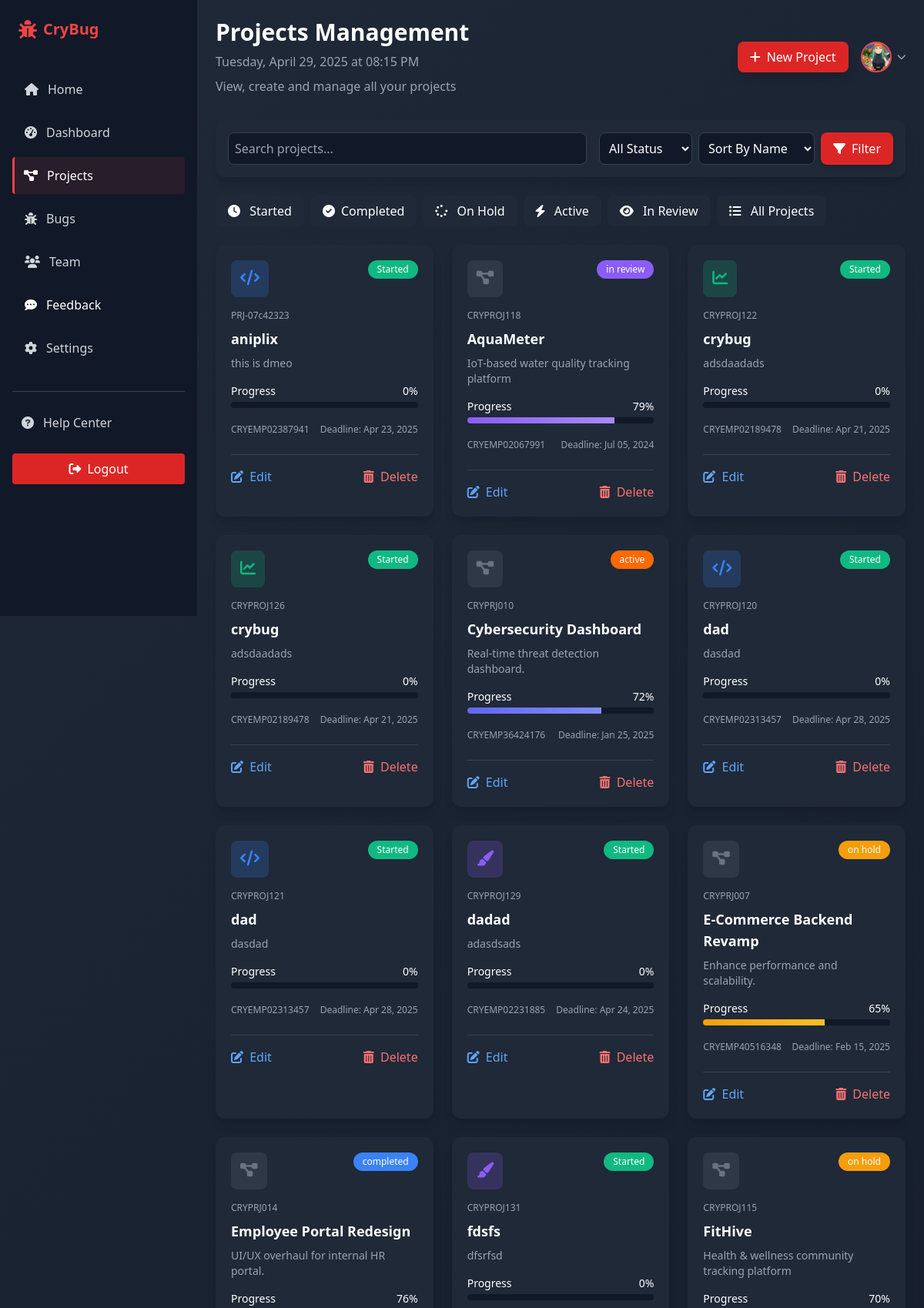
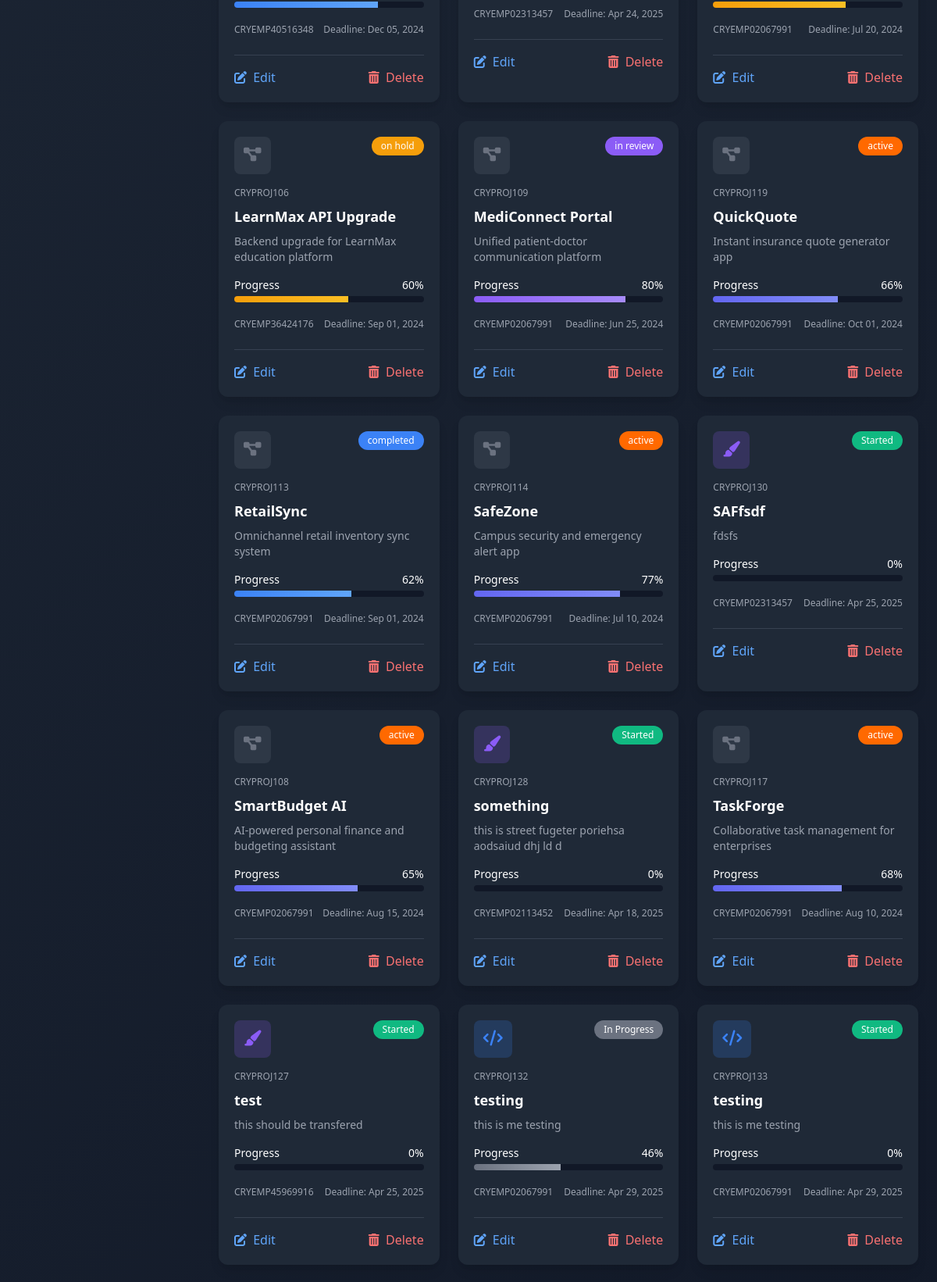
Page /profile/project.php (signed in, upper part) on the committed database (2 pictures, top to bottom).
### tables this page shows
CREATE TABLE `project` (
  `project_id` varchar(255) NOT NULL,
  `project_name` varchar(255) DEFAULT NULL,
  `project_descp` varchar(100) DEFAULT NULL,
  `project_start_date` timestamp NULL DEFAULT CURRENT_TIMESTAMP,
  `project_end_date` timestamp NULL DEFAULT NULL,
  `project_budget` varchar(255) DEFAULT NULL,
  `project_profit` varchar(255) DEFAULT NULL,
  `project_progress` int DEFAULT NULL,
  `project_rating` float DEFAULT NULL,
  `project_status` varchar(255) DEFAULT NULL,
  `project_priority` varchar(255) NOT NULL,
  `category` varchar(255) NOT NULL,
  `project_alloc_mag` varchar(255) DEFAULT NULL,
  `project_alloc_cmp` varchar(255) DEFAULT NULL,
  `project_alloc_emp` varchar(255) DEFAULT NULL,
  `created_at` timestamp NULL DEFAULT CURRENT_TIMESTAMP
);

### profile/project.php (the view, shortened to what this page needs)
<?php
$mag_id = $_SESSION['mag_id'];
$ManagerProfile = $_SESSION['mag_profile'] ;
include "connection.php" ;
function generateProjectID($con) {
    $sql = "SELECT project_id FROM project WHERE project_id LIKE 'CRYPROJ%' ORDER BY project_id DESC LIMIT 1";
    $result = $con->query($sql);
    if ($result->num_rows > 0) {
        $row = $result->fetch_assoc();
        $lastID = $row['project_id'];
        $lastNumber = intval(substr($lastID, 7));
        $newNumber = $lastNumber + 1;
    } else {
        $newNumber = 101;
    }
    return 'CRYPROJ' . $newNumber;
}
$sort_by = isset($_GET['sort']) ? $con->real_escape_string($_GET['sort']) : 'project_name';
$query = "SELECT * FROM project WHERE project_alloc_mag = '$mag_id'";
switch ($sort_by) {
    default:
        $query .= " ORDER BY project_name";
}
$result = $con->query($query);
$new_project_id = generateProjectID($con);
?>
<!DOCTYPE html>
<html lang="en">
<head>
  <link rel="stylesheet" href="https://cdnjs.cloudflare.com/ajax/libs/tailwindcss/2.2.19/tailwind.min.css">
  <link rel="stylesheet" href="https://cdnjs.cloudflare.com/ajax/libs/font-awesome/6.0.0-beta3/css/all.min.css">
  <link rel="stylesheet" href="dashboard.css">
  <link rel="stylesheet" href="../src/output.css">
</head>
<body class="bg-gradient-custom text-white min-h-screen font-sans bg-black antialiased">
    <div class="flex flex-col md:flex-row">
        <aside class="sidebar w-64 bg-gray-900 p-4 md:fixed md:h-screen transition-all">
            <div class="flex items-center justify-between mb-8 p-2">
              <div class="flex items-center">
                <i class="fas fa-bug text-red-500 text-2xl mr-2"></i>
                <h1 class="text-xl font-bold text-red-500">CryBug</h1>
              </div>
            </div>
            <nav>
              <ul class="space-y-2">
                <li>
                  <a href="../index.php" class="sidebar-link flex items-center p-3 rounded text-gray-300 hover:text-white" data-title="Home">
                    <i class="fas fa-home mr-3"></i>
                    <span>Home</span>
                  </a>
                </li>
                <li>
                  <a href="dashboard.php" class="sidebar-link flex items-center p-3 rounded text-gray-300 hover:text-white" data-title="Dashboard">
                    <i class="fas fa-tachometer-alt mr-3"></i>
                    <span>Dashboard</span>
                  </a>
                </li>
                <li>
                  <a href="project.php" class="sidebar-link flex active items-center p-3 rounded text-gray-300 hover:text-white" data-title="Projects" data-section="projects-section">
                    <i class="fas fa-project-diagram mr-3"></i>
                    <span>Projects</span>
                  </a>
                </li>
                <li>
                  <a href="bug.php" class="sidebar-link flex items-center p-3 rounded text-gray-300 hover:text-white" data-title="Bugs">
                    <i class="fas fa-bug mr-3"></i>
                    <span>Bugs</span>
                  </a>
                </li>
                <li>
                  <a href="team.php" class="sidebar-link flex items-center p-3 rounded text-gray-300 hover:text-white" data-title="Team">
                    <i class="fas fa-users mr-3"></i>
                    <span>Team</span>
                  </a>
                </li>
                <li>
                  <a href="feedback.php" class="sidebar-link  flex items-center p-3 rounded text-white" data-title="Feedback">
                    <i class="fas fa-comment-dots mr-3"></i>
                    <span>Feedback</span>
                  </a>
                </li>
                <li>
                  <a href="setting.php" class="sidebar-link flex items-center p-3 rounded text-gray-300 hover:text-white" data-title="Settings">
                    <i class="fas fa-cog mr-3"></i>
                    <span>Settings</span>
                  </a>
                </li>
              </ul>
            </nav>
            <div class="mt-auto pt-8">
              <div class="border-t border-gray-700 pt-4">
                <a href="help.php" class="flex items-center p-3 rounded text-gray-300 hover:text-white" data-title="Help Center">
                  <i class="fas fa-question-circle mr-3"></i>
                  <span>Help Center</span>
                </a>
                <a href="logout.php" class="mt-4 w-full bg-red-600 hover:bg-red-700 p-2 rounded flex items-center justify-center">
                  <i class="fas fa-sign-out-alt mr-2"></i>
                  <span>Logout</span>
                </a>
              </div>
            </div>
        </aside>
        <main class="md:ml-64 lg:ml-64 flex-1 p-4 md:p-6 transition-all">
            <div class="flex flex-col md:flex-row justify-between items-start md:items-center mb-8 gap-4">
                <div class="flex flex-col gap-2">
                    <h1 class="text-2xl md:text-3xl font-bold">Projects Management</h1>
                    <p class="text-gray-400" id="currentDateTime">Loading Date and time...</p>
                    <p class="text-gray-400">View, create and manage all your projects</p>
                </div>
                <div class="flex flex-col md:flex-row items-start md:items-center gap-4">
                    <button class="bg-red-600 hover:bg-red-700 px-4 py-2 rounded-lg flex items-center shadow-lg transform transition-transform hover:scale-105" id="addProjectBtn">
                        <i class="fas fa-plus mr-2"></i> New Project
                    </button>
                    <div class="relative">
                        <button id="profileDropdownBtn" class="flex items-center">
                            <?php if (!empty($ManagerProfile) && file_exists($ManagerProfile)): ?>
                                <img src="<?php echo htmlspecialchars($ManagerProfile); ?>" alt="Profile" class="h-10 w-10 rounded-full border-2 border-red-500" />
                            <?php else: ?>
                                <img src="../images/Profile/guest.png" alt="Profile" class="h-10 w-10 rounded-full border-2 border-red-500" />
                            <?php endif; ?>
                            <i class="fas fa-chevron-down ml-2 text-xs text-gray-400"></i>
                        </button>
                    </div>
                </div>
            </div>
            <div class="bg-gray-800 p-4 rounded-xl mb-6 shadow-lg">
                <form method="GET" class="flex flex-col md:flex-row gap-4">
                  <div class="flex-1">
                    <input type="text" name="search" value="<?php echo isset($_GET['search']) ? htmlspecialchars($_GET['search']) : ''; ?>" placeholder="Search projects..." class="w-full bg-gray-900 text-white border border-gray-700 rounded-lg p-2 focus:outline-none focus:border-red-500">
                  </div>
                  <div class="flex gap-2">
                    <select name="status" class="bg-gray-900 text-white border border-gray-700 rounded-lg p-2 focus:outline-none focus:border-red-500">
                      <option value="">All Status</option>
                    </select>
                    <select name="sort" class="bg-gray-900 text-white border border-gray-700 rounded-lg p-2 focus:outline-none focus:border-red-500">
                      <option value="name" <?php echo (isset($_GET['sort']) && $_GET['sort'] == 'name') ? 'selected' : ''; ?>>Sort By Name</option>
                    </select>
                    <button type="submit" class="bg-red-600 hover:bg-red-700 px-4 py-2 rounded-lg flex items-center shadow-md transform transition-transform hover:scale-105">
                      <i class="fas fa-filter mr-2"></i> Filter
                    </button>
                  </div>
                </form>
            </div>
            <div class="flex flex-wrap gap-2 mb-6">
                <a href="?status=Started" class="filter-btn px-4 py-2 bg-gray-800 rounded-lg hover:bg-red-600 transition-all <?php echo (isset($_GET['status']) && $_GET['status'] == 'Started') ? 'active' : ''; ?>">
                    <i class="fas fa-clock mr-2"></i> Started
                </a>
                <a href="?status=Completed" class="filter-btn px-4 py-2 bg-gray-800 rounded-lg hover:bg-red-600 transition-all <?php echo (isset($_GET['status']) && $_GET['status'] == 'Completed') ? 'active' : ''; ?>">
                    <i class="fas fa-check-circle mr-2"></i>Completed
                </a>
                <a href="?status=On Hold" class="filter-btn px-4 py-2 bg-gray-800 rounded-lg hover:bg-red-600 transition-all <?php echo (isset($_GET['status']) && $_GET['status'] == 'On Hold') ? 'active' : ''; ?>">
                    <i class="fas fa-spinner mr-2"></i>  On Hold
                </a>
                <a href="?status=active" class="filter-btn px-4 py-2 bg-gray-800 rounded-lg hover:bg-red-600 transition-all <?php echo (isset($_GET['status']) && $_GET['status'] == 'Active') ? 'active' : ''; ?>">
                    <i class="fas fa-bolt mr-2"></i>  Active
                </a>
                <a href="?status=in review" class="filter-btn px-4 py-2 bg-gray-800 rounded-lg hover:bg-red-600 transition-all <?php echo (isset($_GET['status']) && $_GET['status'] == 'In Review') ? 'active' : ''; ?>">
                      <i class="fas fa-eye mr-2"></i>  In Review
                </a>
                <a href="project.php" class="filter-btn px-4 py-2 bg-gray-800 rounded-lg hover:bg-red-600 transition-all <?php echo (!isset($_GET['status']) || $_GET['status'] == '') ? 'active' : ''; ?>">
                    <i class="fas fa-list-ul mr-2"></i> All Projects
                </a>
            </div>
            <div class="grid grid-cols-1 md:grid-cols-2 lg:grid-cols-3 gap-6 mb-8">
              <?php
              if ($result && $result->num_rows > 0) {
                  while($row = $result->fetch_assoc()) {
                      $statusColor = '';
                      switch(strtolower($row['project_status'])) {
                          case 'started':
                              $statusColor = 'green';
                              $progressColor = 'from-green-500 to-green-400';
                              break;
                          case 'on hold':
                              $statusColor = 'yellow';
                              $progressColor = 'from-yellow-500 to-yellow-400';
                              break;
                          case 'completed':
                              $statusColor = 'blue';
                              $progressColor = 'from-blue-500 to-blue-400';
                              break;
                          case 'active':
                              $statusColor = 'orange';
                              $progressColor = 'from-indigo-500 to-indigo-400';
                              break;
                          case 'in review':
                              $statusColor = 'purple';
                              $progressColor = 'from-purple-500 to-purple-400';
                              break;
                          default:
                              $statusColor = 'gray';
                              $progressColor = 'from-gray-500 to-gray-400';
                      }
                      $iconClass = 'fas fa-project-diagram';
                      $iconBg = 'bg-blue-500';
                      switch(strtolower($row['category'] ?? '')) {
                          case 'development':
                              $iconClass = 'fas fa-code';
                              $iconBg = 'bg-blue-500';
                              break;
                          case 'design':
                              $iconClass = 'fas fa-paint-brush';
                              $iconBg = 'bg-purple-500';
                              break;
                          case 'marketing':
                              $iconClass = 'fas fa-chart-line';
                              $iconBg = 'bg-green-500';
                              break;
                          default:
                              $iconClass = 'fas fa-project-diagram';
                              $iconBg = 'bg-gray-500';
                      }
              ?>
              <div class="bg-gray-800 rounded-xl p-5 card-hover transition-all duration-300 shadow-lg">
                <div class="flex justify-between items-start mb-4">
                  <div class="rounded-lg <?php echo $iconBg; ?> bg-opacity-20 p-3">
                    <i class="<?php echo $iconClass; ?> text-<?php echo str_replace('bg-', '', $iconBg); ?> text-xl"></i>
                  </div>
                  <div class="bg-<?php echo $statusColor; ?>-500 text-xs py-1 px-3 rounded-full">
                    <?php echo htmlspecialchars($row['project_status']); ?>
                  </div>
                </div>
                <div class="mb-2 text-xs text-gray-400"><?php echo htmlspecialchars($row['project_id']); ?></div>
                <h3 class="text-lg font-bold mb-2"><?php echo htmlspecialchars($row['project_name']); ?></h3>
                <p class="text-gray-400 text-sm mb-4"><?php echo htmlspecialchars($row['project_descp']); ?></p>
                <div class="mb-3">
                  <div class="flex justify-between items-center mb-1 text-sm">
                    <span>Progress</span>
                    <span><?php echo $row['project_progress']; ?>%</span>
                  </div>
                  <div class="bg-gray-900 rounded-full overflow-hidden">
                    <div class="bg-gradient-to-r <?php echo $progressColor; ?> h-2" style="width: <?php echo $row['project_progress']; ?>%"></div>
                  </div>
                </div>
                <div class="flex items-center justify-between">
                  <div class="flex -space-x-2">
                    <?php
                    echo '<span class="w-8 h-8 pt-2 text-gray-400  text-xs">' .
                      $row['project_alloc_emp'].
                          '</span>';
                    ?>
                  </div>
                  <div class="text-xs text-gray-400">
                    Deadline: <?php echo date('M d, Y', strtotime($row['project_end_date'])); ?>
                  </div>
                </div>
                <div class="mt-4 pt-4 border-t border-gray-700 flex justify-between">
                  <a href="?edit=<?php echo $row['project_id']; ?>" class="text-blue-400 hover:text-blue-300 transform transition-transform hover:scale-105">
                    <i class="fas fa-edit mr-1"></i> Edit
                  </a>
                  <a href="#" class="text-red-400 hover:text-red-300 transform transition-transform hover:scale-105 delete-project" data-id="<?php echo $row['project_id']; ?>">
                    <i class="fas fa-trash-alt mr-1"></i> Delete
                  </a>
                  </div>
            </div>
              <?php
                  }
              } ?>
            </div>
        </main>
    </div>
</body>
</html>

### profile/dashboard.css (style rules this page uses)
.bg-gradient-custom { background: linear-gradient(135deg, #1f2937 0%, #111827 100%); }
.sidebar-link { transition: all 0.2s ease; border-left: 4px solid transparent; }
.sidebar-link:hover, .sidebar-link.active { background-color: rgba(239, 68, 68, 0.1); border-left: 3px solid #ef4444; color: white; }
.sidebar { transition: all 0.3s ease; position: fixed; height: 100vh; z-index: 50; }
.sidebar-link { white-space: nowrap; overflow: hidden; text-overflow: ellipsis; }

### rows in the picture
project: project_status "Started", project_id "PRJ-07c42323", project_name "aniplix", project_descp "this is dmeo", project_progress "0", project_alloc_emp "CRYEMP02387941", project_end_date "Apr 23, 2025"
project: project_status "in review", project_id "CRYPROJ118", project_name "AquaMeter", project_descp "IoT-based water quality tracking platform", project_progress "79", project_alloc_emp "CRYEMP02067991", project_end_date "Jul 05, 2024"
project: project_status "Started", project_id "CRYPROJ122", project_name "crybug", project_descp "adsdaadads", project_progress "0", project_alloc_emp "CRYEMP02189478", project_end_date "Apr 21, 2025"
project: project_status "Started", project_id "CRYPROJ126", project_name "crybug", project_descp "adsdaadads", project_progress "0", project_alloc_emp "CRYEMP02189478", project_end_date "Apr 21, 2025"
project: project_status "active", project_id "CRYPRJ010", project_name "Cybersecurity Dashboard", project_descp "Real-time threat detection dashboard.", project_progress "72", project_alloc_emp "CRYEMP36424176", project_end_date "Jan 25, 2025"
project: project_status "Started", project_id "CRYPROJ120", project_name "dad", project_descp "dasdad", project_progress "0", project_alloc_emp "CRYEMP02313457", project_end_date "Apr 28, 2025"
project: project_status "Started", project_id "CRYPROJ121", project_name "dad", project_descp "dasdad", project_progress "0", project_alloc_emp "CRYEMP02313457", project_end_date "Apr 28, 2025"
project: project_status "Started", project_id "CRYPROJ129", project_name "dadad", project_descp "adasdsads", project_progress "0", project_alloc_emp "CRYEMP02231885", project_end_date "Apr 24, 2025"
project: project_status "on hold", project_id "CRYPRJ007", project_name "E-Commerce Backend Revamp", project_descp "Enhance performance and scalability.", project_progress "65", project_alloc_emp "CRYEMP40516348", project_end_date "Feb 15, 2025"
project: project_status "completed", project_id "CRYPRJ014", project_name "Employee Portal Redesign", project_descp "UI/UX overhaul for internal HR portal.", project_progress "76", project_alloc_emp "CRYEMP40516348", project_end_date "Dec 05, 2024"
project: project_status "Started", project_id "CRYPROJ131", project_name "fdsfs", project_descp "dfsrfsd", project_progress "0", project_alloc_emp "CRYEMP02313457", project_end_date "Apr 24, 2025"
project: project_status "on hold", project_id "CRYPROJ115", project_name "FitHive", project_descp "Health & wellness community tracking platform", project_progress "70", project_alloc_emp "CRYEMP02067991", project_end_date "Jul 20, 2024"
project: project_status "on hold", project_id "CRYPROJ106", project_name "LearnMax API Upgrade", project_descp "Backend upgrade for LearnMax education platform", project_progress "60", project_alloc_emp "CRYEMP36424176", project_end_date "Sep 01, 2024"
project: project_status "in review", project_id "CRYPROJ109", project_name "MediConnect Portal", project_descp "Unified patient-doctor communication platform", project_progress "80", project_alloc_emp "CRYEMP02067991", project_end_date "Jun 25, 2024"
project: project_status "active", project_id "CRYPROJ119", project_name "QuickQuote", project_descp "Instant insurance quote generator app", project_progress "66", project_alloc_emp "CRYEMP02067991", project_end_date "Oct 01, 2024"
project: project_status "completed", project_id "CRYPROJ113", project_name "RetailSync", project_descp "Omnichannel retail inventory sync system", project_progress "62", project_alloc_emp "CRYEMP02067991", project_end_date "Sep 01, 2024"
project: project_status "active", project_id "CRYPROJ114", project_name "SafeZone", project_descp "Campus security and emergency alert app", project_progress "77", project_alloc_emp "CRYEMP02067991", project_end_date "Jul 10, 2024"
project: project_status "Started", project_id "CRYPROJ130", project_name "SAFfsdf", project_descp "fdsfs", project_progress "0", project_alloc_emp "CRYEMP02313457", project_end_date "Apr 25, 2025"
project: project_status "active", project_id "CRYPROJ108", project_name "SmartBudget AI", project_descp "AI-powered personal finance and budgeting assistant", project_progress "65", project_alloc_emp "CRYEMP02067991", project_end_date "Aug 15, 2024"
project: project_status "Started", project_id "CRYPROJ128", project_name "something", project_descp "this is street fugeter poriehsa aodsaiud dhj ld d", project_progress "0", project_alloc_emp "CRYEMP02113452", project_end_date "Apr 18, 2025"
project: project_status "active", project_id "CRYPROJ117", project_name "TaskForge", project_descp "Collaborative task management for enterprises", project_progress "68", project_alloc_emp "CRYEMP02067991", project_end_date "Aug 10, 2024"
project: project_status "Started", project_id "CRYPROJ127", project_name "test", project_descp "this should be transfered", project_progress "0", project_alloc_emp "CRYEMP45969916", project_end_date "Apr 25, 2025"
project: project_status "In Progress", project_id "CRYPROJ132", project_name "testing", project_descp "this is me testing", project_progress "46", project_alloc_emp "CRYEMP02067991", project_end_date "Apr 29, 2025"
project: project_status "Started", project_id "CRYPROJ133", project_name "testing", project_descp "this is me testing", project_progress "0", project_alloc_emp "CRYEMP02067991", project_end_date "Apr 29, 2025"
